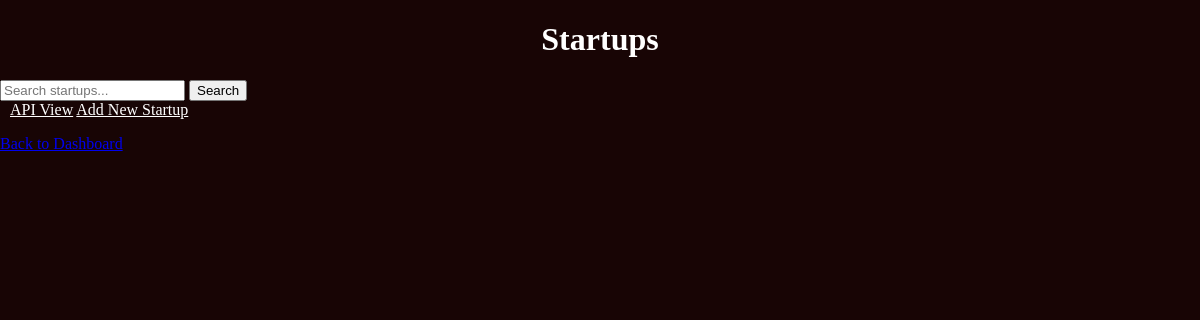
Page /startups/ on the earlier database version.
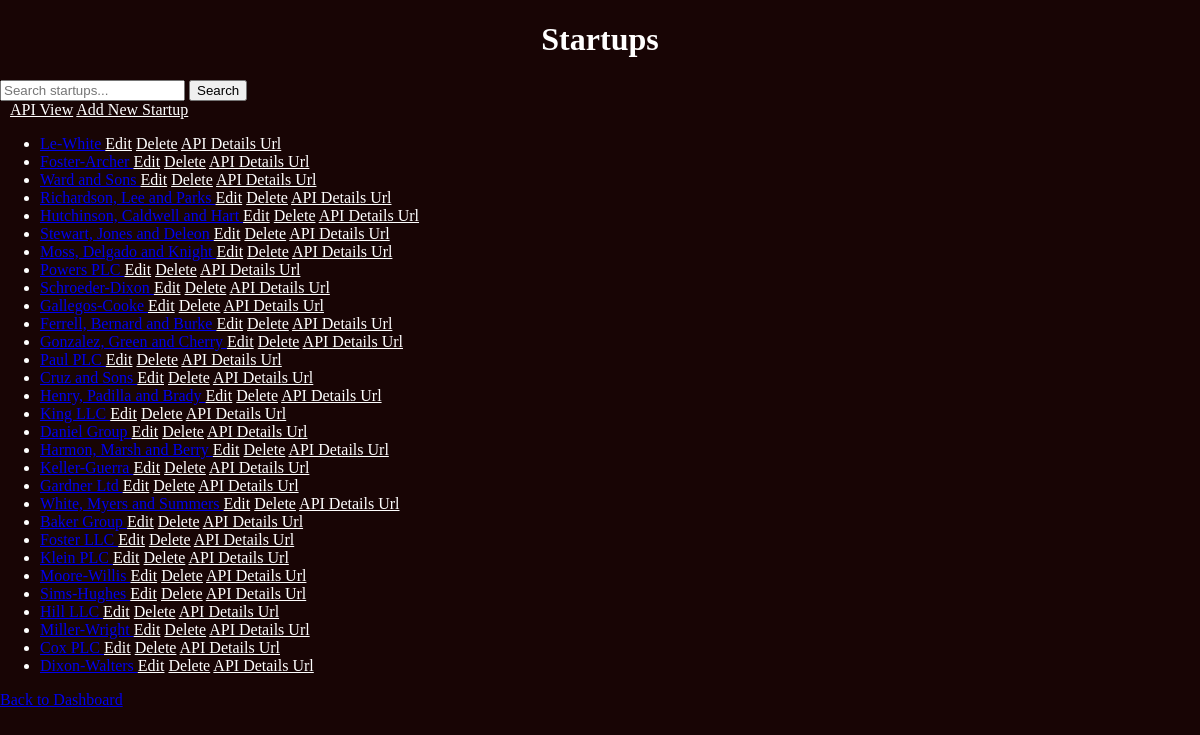
Same page on the later database version.
### campaigns/models.py (models this page shows, shortened)
class Startup(models.Model):
    name = models.CharField(max_length=100)
    description = models.TextField()
    founders = models.CharField(max_length=200)
    established_date = models.DateField()

### campaigns/views.py (the view)
# urls.py: path('startups/', StartupListView.as_view(), name='startup_list'),
class StartupListView(ListView):
    model = Startup
    template_name = 'startup_list.html'
    context_object_name = 'startups'
    def get_queryset(self):
        query = self.request.GET.get('q')
        if query:
            return Startup.objects.filter(
                Q(name__icontains=query) | Q(founders__icontains=query)
            )
        return Startup.objects.all()

### campaigns/templates/startup_list.html (shortened to what this page needs)
{% load static %}
<!DOCTYPE html>
<html lang="en">
<head>
    <link rel="stylesheet" href="{% static 'campaigns/startup.css' %}">
</head>
<body>
<div class="main">
    <h1>Startups</h1>
<form method="get">
    <input type="text" name="q" placeholder="Search startups...">
    <button type="submit">Search</button>
</form>
<a href="{% url 'campaigns:api_startup_list_create' %}" class="btn btn-info" style="margin-left: 10px;">API View</a>
<a href="{% url 'campaigns:startup_create' %}" class="btn btn-primary">Add New Startup</a>
<ul>
    {% for startup in startups %}
        <li>
            <a href="{% url 'campaigns:startup_detail' startup.pk %}">
                {{ startup.name }}
            </a>
            <a href="{% url 'campaigns:startup_update' startup.pk %}" class="btn btn-secondary">Edit</a>
            <a href="{% url 'campaigns:startup_delete' startup.pk %}" class="btn btn-danger">Delete</a>
			<a href="{% url 'campaigns:api_startup_detail' startup.id %}" class="btn btn-info">API Details Url</a>
        </li>
    {% endfor %}
</ul>
<a href="{% url 'campaigns:user_view' %}">Back to Dashboard</a>
</div>
</body>
</html>

### campaigns/static/campaigns/startup.css (style rules this page uses)
body { margin: 0; padding: 0; box-sizing: border-box; background: rgb(24, 5, 5); }
.main h1 { color: white; text-align: center; }
.main .btn { color: white; }
.main li { color: white; }

Differences in the rows shown:
added Startup: name "Le-White"
added Startup: name "Foster-Archer"
added Startup: name "Ward and Sons"
added Startup: name "Richardson, Lee and Parks"
added Startup: name "Hutchinson, Caldwell and Hart"
added Startup: name "Stewart, Jones and Deleon"
added Startup: name "Moss, Delgado and Knight"
added Startup: name "Powers PLC"
added Startup: name "Schroeder-Dixon"
added Startup: name "Ferrell, Bernard and Burke"
added Startup: name "Gonzalez, Green and Cherry"
added Startup: name "Paul PLC"
added Startup: name "Cruz and Sons"
added Startup: name "Henry, Padilla and Brady"
added Startup: name "King LLC"
added Startup: name "Daniel Group"
added Startup: name "Harmon, Marsh and Berry"
added Startup: name "Keller-Guerra"
added Startup: name "Gardner Ltd"
added Startup: name "White, Myers and Summers"
added Startup: name "Baker Group"
added Startup: name "Foster LLC"
added Startup: name "Klein PLC"
added Startup: name "Moore-Willis"
added Startup: name "Sims-Hughes"
added Startup: name "Hill LLC"
added Startup: name "Miller-Wright"
added Startup: name "Cox PLC"
added Startup: name "Dixon-Walters"
